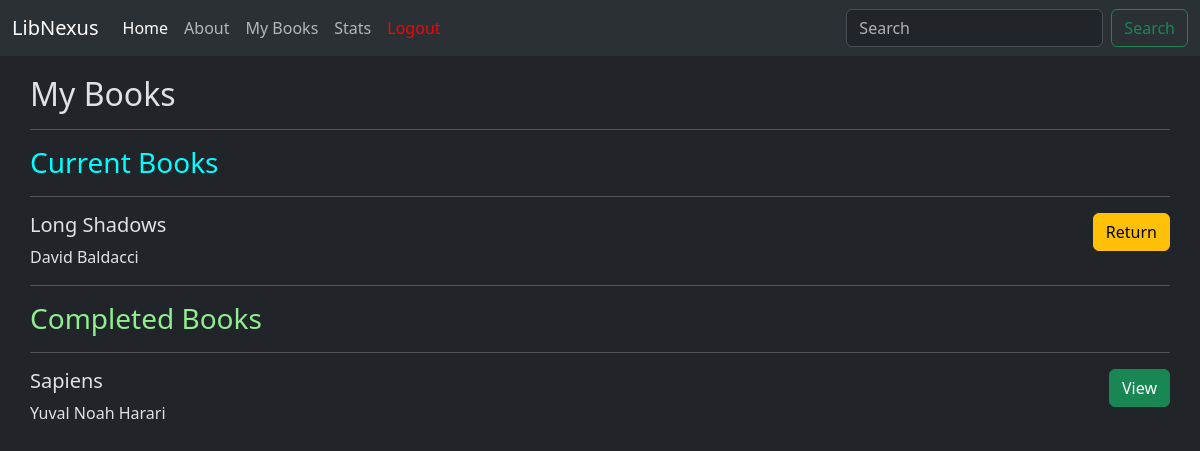
/my-books (signed in), run on an earlier commit of the app's database.
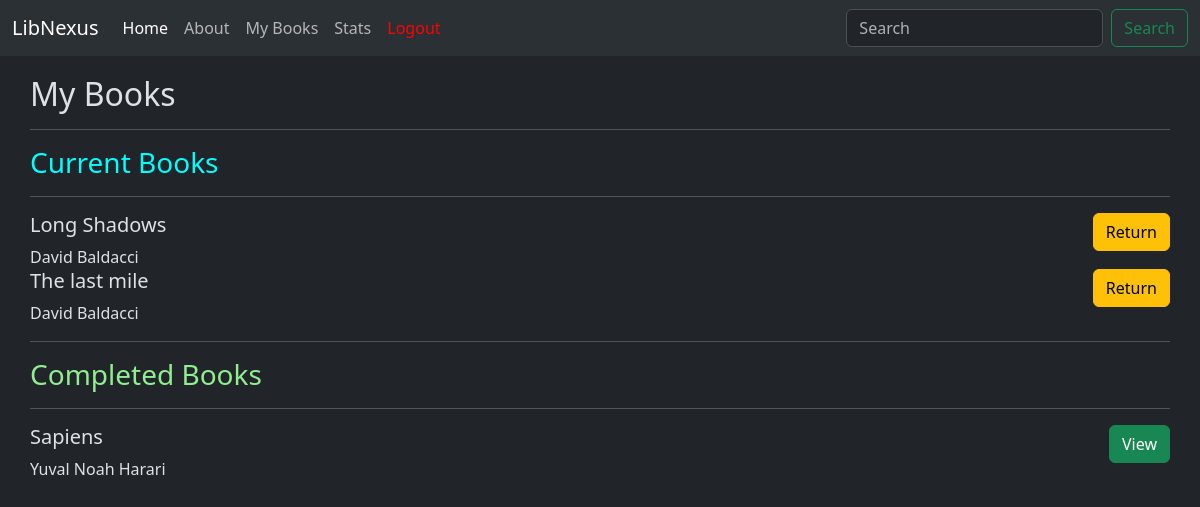
And on a later commit of the database.
### application/models.py (models this page shows)
class Book(db.Model):
    __tablename__ = 'book'
    id = db.Column(db.Integer, primary_key=True, autoincrement=True)
    content = db.Column(db.String(255), nullable=False)
    author = db.Column(db.String(255), nullable=False)
    name = db.Column(db.String(255), nullable = False)
    sec_id = db.Column(db.Integer, ForeignKey("section.sec_id"))
    download_path = db.Column(db.String(255))

### application/controllers.py (the view, shortened to what this page needs)
@app.route("/my-books", methods = ["GET", "POST"])
def my_books():
    if request.method == "GET":
        books_users = BooksUsers.query.filter_by(user_id = current_user.id).all()
        completed_book_ids = []
        current_book_ids = []
        for bu in books_users:
            if bu.isApproved and bu.isReturned:
                completed_book_ids.append(bu.book_id)
            elif bu.isApproved:
                current_book_ids.append(bu.book_id)
        user_current_books = Book.query.filter(Book.id.in_(current_book_ids)).all()
        user_completed_books = Book.query.filter(Book.id.in_(completed_book_ids)).all()
        return render_template("my_books.html", current = user_current_books, completed = user_completed_books)

### templates/my_books.html (shortened to what this page needs)
<!DOCTYPE html>
<html lang="en" data-bs-theme="dark">
<head>
    <link href="https://cdn.jsdelivr.net/npm/bootstrap@5.3.3/dist/css/bootstrap.min.css" rel="stylesheet"
>
</head>
<body>
    <nav class="navbar navbar-expand-lg bg-body-tertiary">
        <div class="container-fluid">
            <a class="navbar-brand mb-0 h1" href="#">
                LibNexus
            </a>
            <div class="collapse navbar-collapse" id="navbarSupportedContent">
                <ul class="navbar-nav me-auto mb-2 mb-lg-0">
                    <li class="nav-item">
                        <a class="nav-link active" aria-current="page" href="#">Home</a>
                    </li>
                    <li class="nav-item">
                        <a class="nav-link" href="/about">About</a>
                    </li>
                    <li class="nav-item">
                        <a class="nav-link" href="/my-books">My Books</a>
                    </li>
                    <li class="nav-item">
                        <a class="nav-link" href="/user/stats/2">Stats</a>
                    </li>
                    <li class="nav-item">
                        <a class="nav-link" href="/logout" style="color:red">Logout</a>
                    </li>
                </ul>
                <form class="d-flex" role="search">
                    <input class="form-control me-2" type="search" placeholder="Search" aria-label="Search">
                    <button class="btn btn-outline-success" type="submit">Search</button>
                </form>
            </div>
        </div>
    </nav>
    <p>
    <div style="padding-top: 3px;
    padding-left: 30px;
    padding-right: 30px;
    padding-bottom: 3px;">
        <h2>My Books</h2>
        </p>
        <hr>
        <h3 style="color: aqua;">Current Books</h3>
        <hr>
        {% for book in current %}
        <div style="display: flex; flex-direction: row; justify-content: space-between;">
            <div>
                <h5>{{ book["name"] }}</h5> {{book["author"]}}
            </div>
            <form action="/my-books" method="post">
                <button class="btn btn-warning" type="submit">Return</button>
            </form>
        </div>
        {% endfor %}
        <hr>
        <h3 style="color: lightgreen;">Completed Books</h3>
        <hr>
        {% for book in completed %}
        <div style="display: flex; flex-direction: row; justify-content: space-between;">
            <div>
                <h5>{{ book["name"] }}</h5> {{book["author"]}}
            </div>
            <form action="/view/{{book.id}}" method="get">
                <button class="btn btn-success" type="submit">View</button>
            </form>
        </div>
        {% endfor %}
</body>
</html>

What changed in the data, as far as the page shows it:
added Book: name "The last mile", author "David Baldacci", shown under "Current Books"
